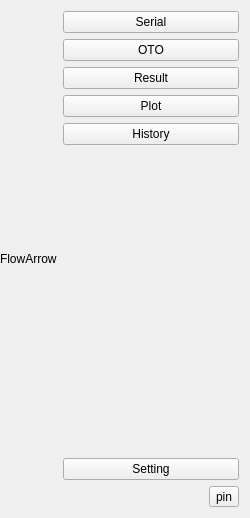
<?xml version="1.0" encoding="UTF-8"?>
<ui version="4.0">
 <class>FlowPanel</class>
 <widget class="QWidget" name="FlowPanel">
  <property name="geometry">
   <rect>
    <x>0</x>
    <y>0</y>
    <width>250</width>
    <height>518</height>
   </rect>
  </property>
  <property name="windowTitle">
   <string>FlowPanel</string>
  </property>
  <property name="styleSheet">
   <string notr="true"/>
  </property>
  <layout class="QGridLayout" name="gridLayout">
   <property name="leftMargin">
    <number>0</number>
   </property>
   <item row="7" column="1">
    <layout class="QHBoxLayout" name="horizontalLayout">
     <item>
      <spacer name="horizontalSpacer">
       <property name="orientation">
        <enum>Qt::Orientation::Horizontal</enum>
       </property>
       <property name="sizeHint" stdset="0">
        <size>
         <width>40</width>
         <height>20</height>
        </size>
       </property>
      </spacer>
     </item>
     <item>
      <widget class="QToolButton" name="tBtnPin">
       <property name="text">
        <string>pin</string>
       </property>
      </widget>
     </item>
    </layout>
   </item>
   <item row="6" column="1">
    <widget class="QPushButton" name="btnSetting">
     <property name="text">
      <string>Setting</string>
     </property>
    </widget>
   </item>
   <item row="0" column="1">
    <widget class="QPushButton" name="btnSerial">
     <property name="text">
      <string>Serial</string>
     </property>
    </widget>
   </item>
   <item row="4" column="1">
    <widget class="QPushButton" name="btnHistory">
     <property name="text">
      <string>History</string>
     </property>
    </widget>
   </item>
   <item row="0" column="0" rowspan="8">
    <layout class="QVBoxLayout" name="verticalLayout">
     <item>
      <spacer name="verticalSpacer_2">
       <property name="orientation">
        <enum>Qt::Orientation::Vertical</enum>
       </property>
       <property name="sizeHint" stdset="0">
        <size>
         <width>20</width>
         <height>40</height>
        </size>
       </property>
      </spacer>
     </item>
     <item>
      <widget class="QLabel" name="labelFlowArrow">
       <property name="text">
        <string>FlowArrow</string>
       </property>
      </widget>
     </item>
     <item>
      <spacer name="verticalSpacer_3">
       <property name="orientation">
        <enum>Qt::Orientation::Vertical</enum>
       </property>
       <property name="sizeHint" stdset="0">
        <size>
         <width>20</width>
         <height>40</height>
        </size>
       </property>
      </spacer>
     </item>
    </layout>
   </item>
   <item row="5" column="1">
    <spacer name="verticalSpacer">
     <property name="orientation">
      <enum>Qt::Orientation::Vertical</enum>
     </property>
     <property name="sizeHint" stdset="0">
      <size>
       <width>20</width>
       <height>346</height>
      </size>
     </property>
    </spacer>
   </item>
   <item row="2" column="1">
    <widget class="QPushButton" name="btnResult">
     <property name="text">
      <string>Result</string>
     </property>
    </widget>
   </item>
   <item row="3" column="1">
    <widget class="QPushButton" name="btnPlot">
     <property name="text">
      <string>Plot</string>
     </property>
    </widget>
   </item>
   <item row="1" column="1">
    <widget class="QPushButton" name="btnOTO">
     <property name="text">
      <string>OTO</string>
     </property>
    </widget>
   </item>
  </layout>
 </widget>
 <resources/>
 <connections/>
</ui>
